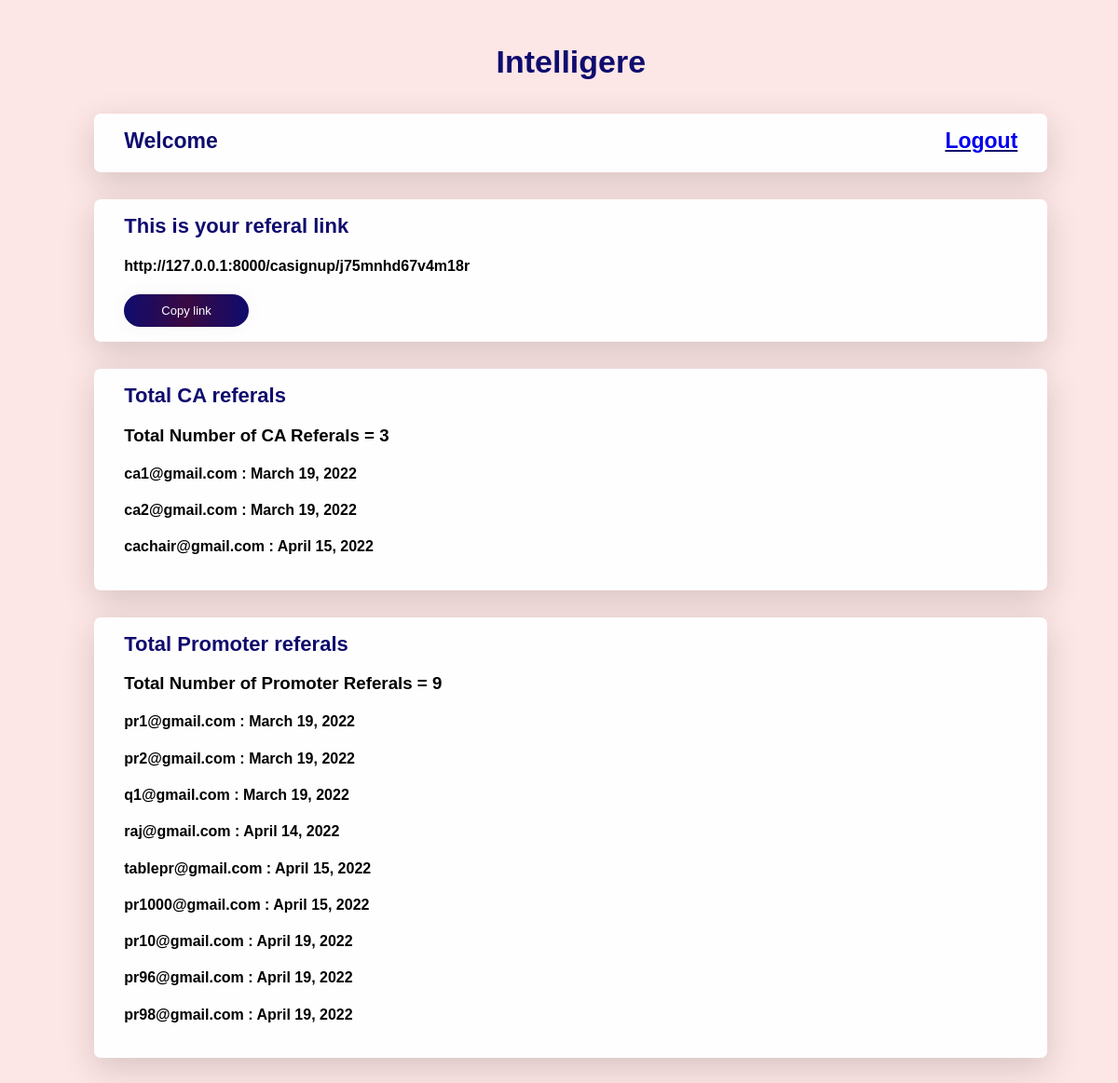
The page /maindash/ on the database as committed earlier.
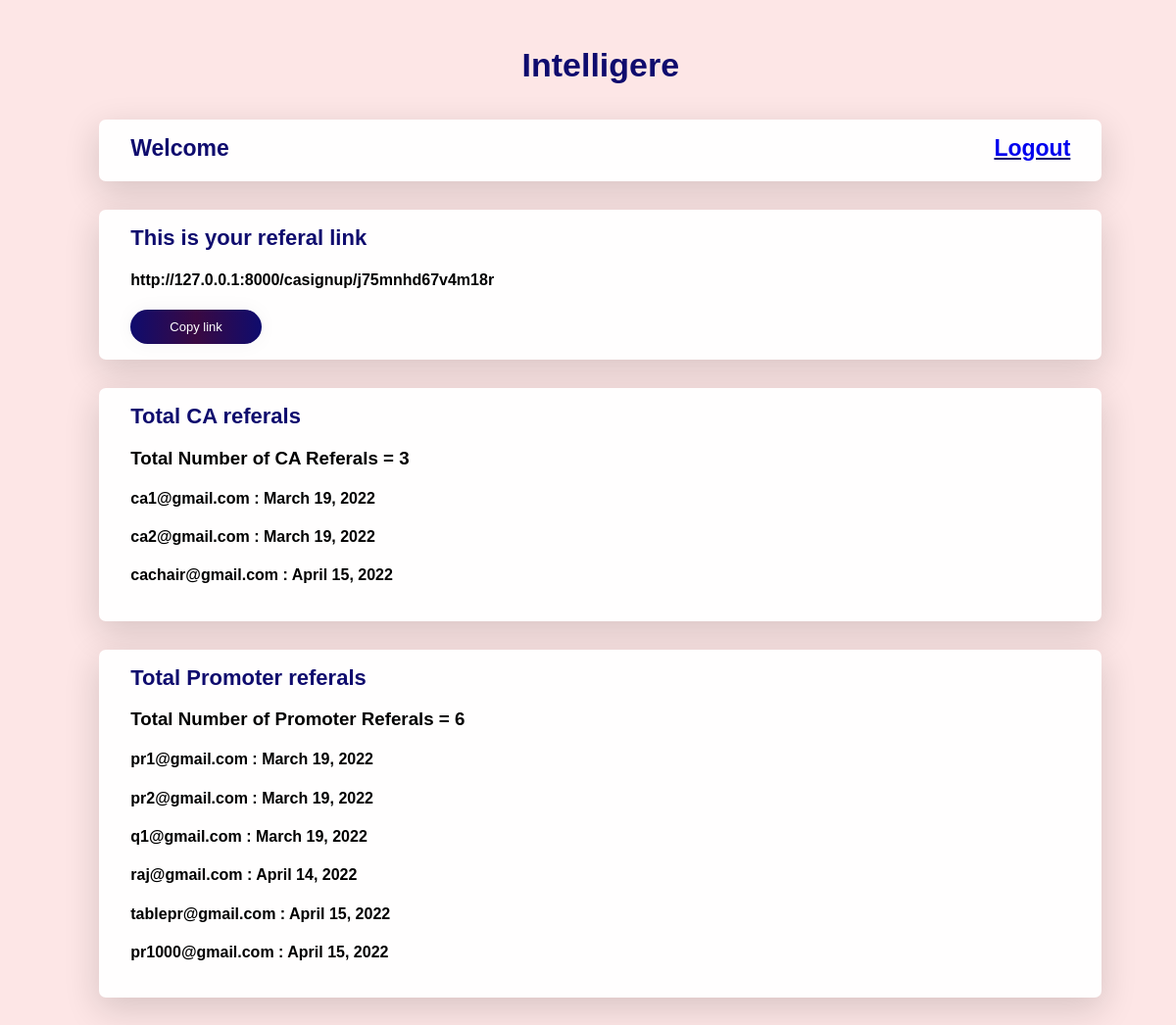
The same page on the database as committed later.
### CA/models.py (models this page shows, shortened)
class CasignUp(models.Model):
    name = models.CharField(max_length=30, default='')
    email = models.EmailField(default='')
    number = models.PositiveIntegerField()
    password = models.CharField(default='', max_length=15)
    confirmPassword = models.CharField(default='', max_length=15)
    link=models.CharField(max_length=55,default='')
    payment_due_date = models.DateField(default=datetime.now()+timedelta(days=15))
    subuser=models.ForeignKey(PrsignUp,on_delete=models.CASCADE,null=True,blank=True)
    def __str__(self):
        return self.email

class PrsignUp(models.Model):
    name = models.CharField(max_length=30, default='')
    email = models.EmailField(default='')
    number = models.PositiveIntegerField()
    password = models.CharField(default='', max_length=15)
    confirmPassword = models.CharField(default='', max_length=15)
    link=models.CharField(max_length=55,default='')
    recommend_by=models.CharField(max_length=30,default='',blank=False)
    payment_due_date = models.DateField(default=datetime.now()+timedelta(days=15))
    def __str__(self):
        return self.email

### CA/views.py (the view)
# urls.py: path('maindash/',views.MAINDASH,name='MAINDASH'),
def MAINDASH(request):
    caobj =  CasignUp.objects.all()
    print(caobj)
    probj =  PrsignUp.objects.all()
    link  = 'http://127.0.0.1:8000/casignup/j75mnhd67v4m18r'
    context = {
        'caobj': caobj,
        'probj': probj,
        'calen': len(caobj),
        'prlen': len(probj),
        'link' : link,
    }
    return render(request, 'maindash.html', context)

### CA/templates/maindash.html (shortened to what this page needs)
<!DOCTYPE html>
<html lang="en">
<head>
</head>
<body>
    <div class="container">
        <div class="heading">Intelligere</div>
        <div class="card">
            <div class="spacing">
                <div class="name">Welcome {{key.name}}</div>
                <div class="logout">
                    <a href="{% url 'CALOGOUT' %}">Logout</a>
                </div>
            </div>
        </div>
        <div class="card">
            <div class="sign">
                This is your referal link
            </div>
            <div class="row">
                <h4>
                    {{link}}
                </h4>
                <div class="tooltip">
                    <button class="submit" onclick="myFunction()" onmouseout="outFunc()">Copy link</button>
                </div>
            </div>
        </div>
        {% if caobj %}
        <div class="card">
            <div class="sign">
                Total CA referals
            </div>
            <h3> Total Number of CA Referals = {{calen}}</h3>
            {% for i in caobj %}
            <h4>
                {{i}} : {{i.payment_due_date}}
            </h4>
            {% endfor %}
        </div>
        {% endif %}
        {% if probj %}
        <div class="card">
            <div class="sign">
                Total Promoter referals
            </div>
            <h3> Total Number of Promoter Referals = {{prlen}}</h3>
            {% for i in probj %}
            <h4>
                {{i}} : {{i.payment_due_date}}
            </h4>
            {% endfor %}
        </div>
        {% endif %}
    </div>
</body>
</html>

### CA/templates/maindash.html (style rules this page uses)
:root { --dark: #0F0C6E; --background: #9ED8F9; --shade: #33FFD4; }
body { font-family: 'Ubuntu', sans-serif; background-color: #fde6e6; }
.container { width: 90%; margin: 1rem 3rem; padding: 1.5rem; }
.card { width: 90%; background-color: #fffefe; height: auto; margin: 1.8rem auto; padding: 1rem 2rem; border-radius: 7px; box-shadow: 0px 11px 35px 2px rgba(0, 0, 0, 0.14); }
.heading { padding: 7px; color: #0F0C6E; font-family: 'Ubuntu', sans-serif; font-weight: bold; font-size: 34px; text-align: center; }
.sign { color: #0F0C6E; font-family: 'Ubuntu', sans-serif; font-weight: bold; font-size: 22px; }
a { text-decoration: none }
.spacing { display: inline-block; width: 100%; }
.name { float: left; color: #0F0C6E; font-weight: 600; font-size: 23px; }
.logout { font-size: 23px; float: right; color: #0F0C6E; font-weight: 600; text-decoration: underline; }
.submit { cursor: pointer; border-radius: 5em; color: #fff; background: linear-gradient(to right, #0F0C6E, #3a0942, #0F0C6E); border: 0; padding-left: 40px; padding-right: 40px; padding-bottom: 10px; padding-top: 10px; font-family: 'Ubuntu', sans-serif; font-size: 13px; box-shadow: 0 0 20px 1px rgba(0, 0, 0, 0.04); transition: all 0.5s cubic-bezier(0.87, 0.29, 0, 0.68); }

Rows that differ between the two databases and show on the page:
removed PrsignUp: email "pr10@gmail.com", payment_due_date "April 19, 2022"
removed PrsignUp: email "pr96@gmail.com", payment_due_date "April 19, 2022"
removed PrsignUp: email "pr98@gmail.com", payment_due_date "April 19, 2022"
Other text that changed with them:
{{ prlen }}: "9" → "6"
